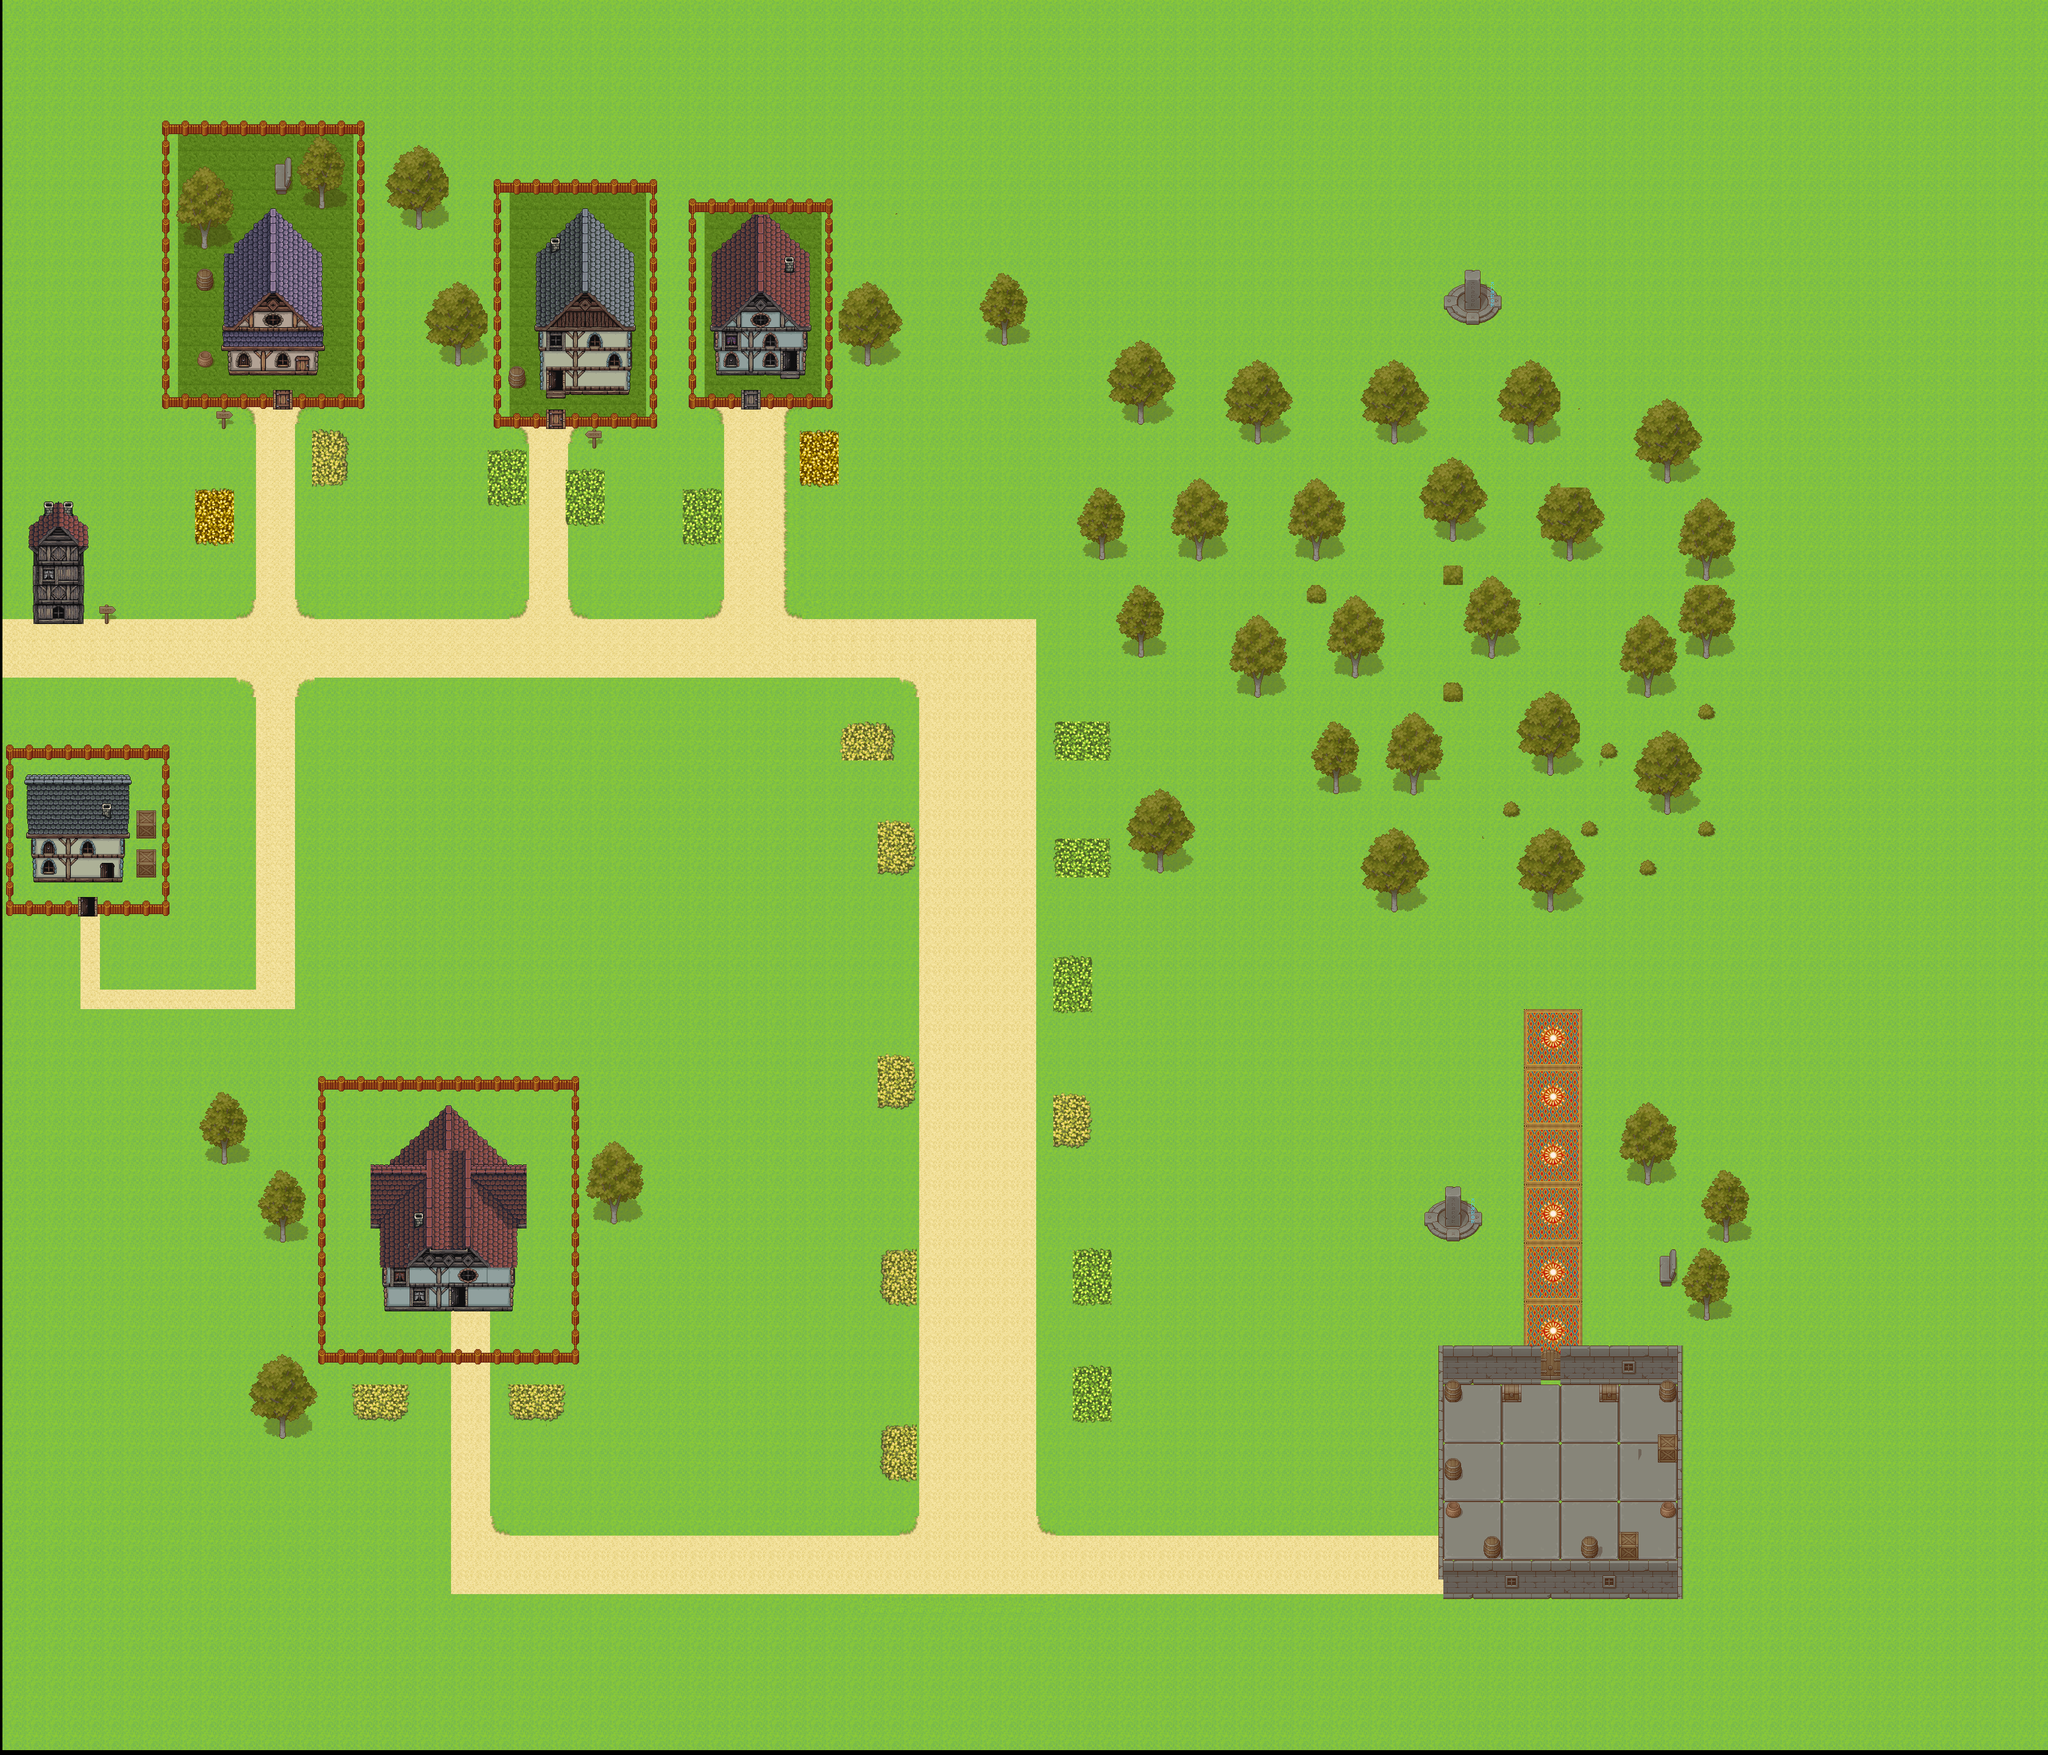

A 2D game scene composited from a Tiled map and its tileset images. What follows is a short description and the map's XML, with each tile layer's data collapsed to a summary:
An orthogonal 105x90 tile map with 32x32 px tiles, 3 tile layers (ground, wall, props), 8 tilesets.

<map version="1.10" tiledversion="1.12.2" orientation="orthogonal" renderorder="right-down" width="105" height="90" tilewidth="32" tileheight="32" infinite="0" nextlayerid="9" nextobjectid="3">
 <tileset firstgid="1" source="TX Tileset Grass.tsx" />
 <tileset firstgid="65" source="TX Props with Shadow.tsx" />
 <tileset firstgid="321" source="TX Plant with Shadow.tsx" />
 <tileset firstgid="577" source="TX Tileset Stone Ground.tsx" />
 <tileset firstgid="641" source="TX Tileset Wall.tsx" />
 <tileset firstgid="897" source="TX Houses.tsx" />
 <tileset firstgid="1921" source="TX Fence.tsx" />
 <tileset firstgid="1930" source="TX Village.tsx" />
 <layer id="1" name="ground" width="105" height="90" offsetx="4" offsety="-8">
  <data>[9450 cells, 9450 non-empty, 24 distinct tile ids]</data>
 </layer>
 <layer id="7" name="wall" width="105" height="90">
  <data>[9450 cells, 1430 non-empty, 379 distinct tile ids]</data>
 </layer>
 <layer id="6" name="props" width="105" height="90">
  <data>[9450 cells, 166 non-empty, 44 distinct tile ids]</data>
 </layer>
</map>
